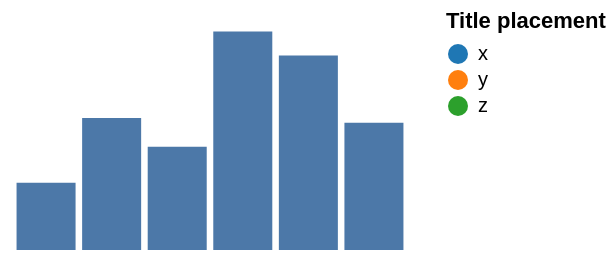

Express this chart as Vega-Lite.
### Vega specification from a JSON file in a GitHub repository (floating-point values rounded to 4 significant figures)
{"width": 200, "height": 120, "padding": 5, "data": [{"name": "t", "values": [{"a": "Alpha", "b": 28, "c": "x", "d": 1}, {"a": "Bravo", "b": 55, "c": "y", "d": 2}, {"a": "Charlie", "b": 43, "c": "x", "d": 3}, {"a": "Delta", "b": 91, "c": "z", "d": 4}, {"a": "Echo", "b": 81, "c": "y", "d": 5}, {"a": "Foxtrot", "b": 53, "c": "z", "d": 6}]}], "scales": [{"name": "x", "type": "band", "domain": {"data": "t", "field": "a"}, "range": "width", "padding": 0.1}, {"name": "y", "type": "linear", "domain": {"data": "t", "field": "b"}, "range": "height", "nice": true}, {"name": "color", "type": "ordinal", "domain": {"data": "t", "field": "c"}, "range": {"scheme": "category10"}}, {"name": "ramp", "type": "linear", "domain": {"data": "t", "field": "d"}, "range": {"scheme": "blues"}}, {"name": "size", "type": "linear", "domain": {"data": "t", "field": "b"}, "range": [10, 200]}, {"name": "shape", "type": "ordinal", "domain": {"data": "t", "field": "c"}, "range": "symbol"}, {"name": "quant", "type": "quantize", "domain": [0, 100], "range": {"scheme": "greens", "count": 4}}], "marks": [{"type": "rect", "from": {"data": "t"}, "encode": {"enter": {"x": {"scale": "x", "field": "a"}, "width": {"scale": "x", "band": 1}, "y": {"scale": "y", "field": "b"}, "y2": {"scale": "y", "value": 0}}}}], "legends": [{"fill": "color", "title": "Title placement", "titleOrient": "top", "titleAnchor": "start", "orient": "right"}]}
